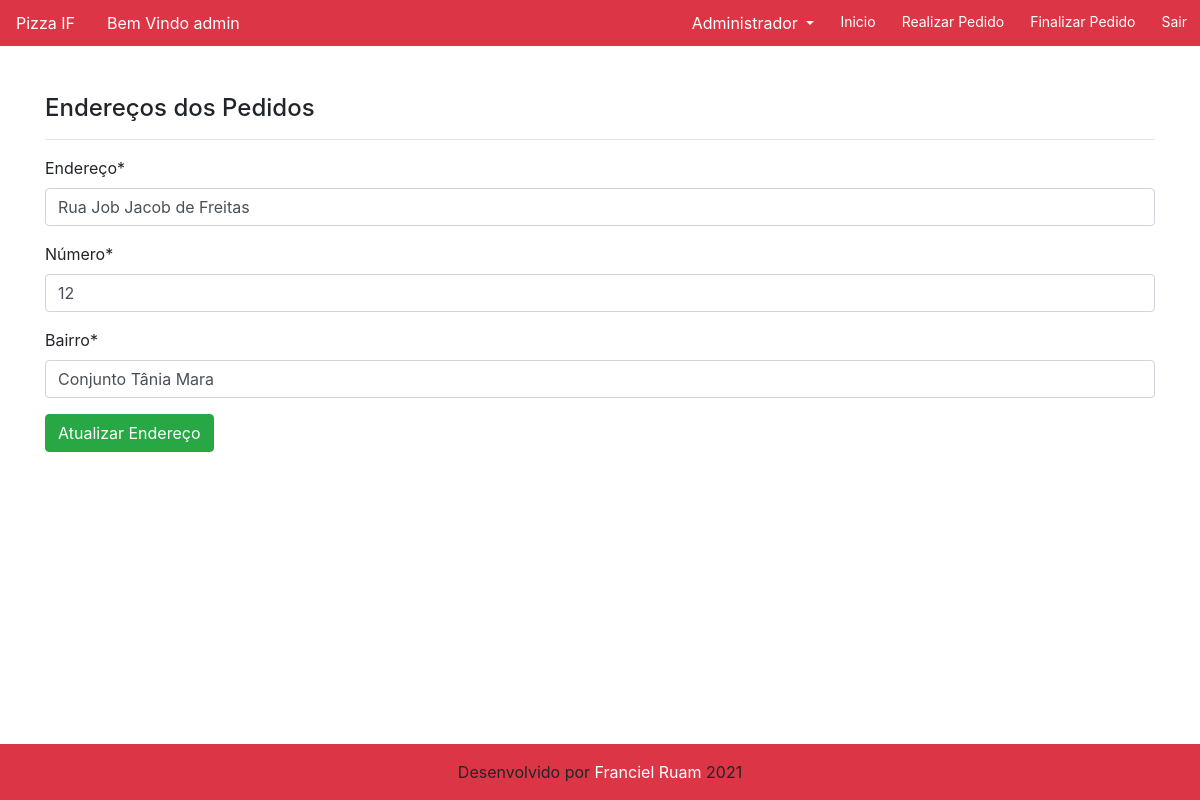
Page /atualizar/pedido/1/ (signed in) on the committed database.
### cadastro/models.py (models this page shows, shortened)
class Pedido(models.Model):
    enderecoRua = models.CharField(max_length=250, verbose_name="Endereço")
    enderecoNum = models.IntegerField(verbose_name="Número")
    enderecoBairro = models.CharField(max_length=50, verbose_name="Bairro")
    cliente = models.ForeignKey(User, on_delete=models.PROTECT)

### cadastro/views.py (the view)
# urls.py: path('atualizar/pedido/<int:pk>/', PedidoUpdate.as_view(), name='atualizar-pedido'),
class PedidoUpdate(LoginRequiredMixin, UpdateView):
    login_url = reverse_lazy('login')
    model = Pedido
    fields = ["enderecoRua", "enderecoNum", "enderecoBairro"]
    template_name = "cadastro/form-pedido.html"
    success_url = reverse_lazy("inicio")
    def get_context_data(self, *args, **kwargs):
        context = super().get_context_data(*args, **kwargs)
        context["titulo"] = "Atualizar Endereço de Entrega"
        context["botao"] = "Atualizar Endereço"
        return context

### cadastro/templates/cadastro/form-pedido.html (shortened to what this page needs)
{% extends 'paginas/modelo.html' %}
{% load static %}
{% load crispy_forms_tags %}
{% block conteudo %}
<h4>Endereços dos Pedidos</h4>
<hr>
<form>
    {{ form|crispy }}
    <button type="submit" class="btn btn-success">Atualizar Endereço</button>
</form>
{% endblock %}

### paginas/templates/paginas/modelo.html (shortened to what this page needs)
{% load static %}
<!doctype html>
<html lang="pt-br" class="h-100">
<head>
    <link href="{% static 'css/bootstrap.min.css' %}" rel="stylesheet">
    <link href="{% static 'css/font-awesome.min.css' %}" rel="stylesheet">
    <link href="{% static 'css/ifpr.css' %}" rel="stylesheet">
    <link rel="stylesheet" type="text/css" href="https://cdn.datatables.net/v/bs4/dt-1.10.22/datatables.min.css" />
</head>
<body class="d-flex flex-column h-100">
    <main role="main" class="flex-shrink-0">
        {% block menu %}
        <div class="bg-danger">
            <nav class="navbar navbar-expand-lg navbar-light corSecudaria">
                <a class="nav-link textBranco" href="{% url 'inicio' %}">Pizza IF</a>
                    {% if request.user.is_authenticated %}
                    <li class="nav-link mr-auto textBranco">Bem Vindo {{user.username}}</li>
                    {% endif %}
                    <ul class="navbar-nav">
                        <li class="nav-item dropdown">
                            <a class="nav-link dropdown-toggle text-white" href="#" id="navbarDropdownMenuLink"
                                data-toggle="dropdown">
                                Administrador
                            </a>
                        </li>
                        <li class="nav-item">
                            <a class="nav-link btn-sm btn-outline-dark" href="{% url 'inicio' %}">
                                Inicio
                            </a>
                        </li>
                        <li class="nav-item">
                            <a class="nav-link btn-sm btn-outline-dark" href="{% url 'adicionar-pizza' %}">
                                Realizar Pedido
                            </a>
                        </li>
                        <li class="nav-item">
                            <a class="nav-link btn-sm btn-outline-dark" href="{% url 'cadastrar-pedido' %}">
                                Finalizar Pedido
                            </a>
                        </li>
                        <li class="nav-item">
                            <a class="nav-link btn-sm btn-outline-dark" href="{% url 'logout' %}">
                                Sair
                            </a>
                        </li>
                    </ul>
                </div>
        {% endblock %}
        <div class="container py-5">
            {% block conteudo %}{% endblock %}
        </div>
    </main>
    <footer class="mt-auto">
        {% block rodape %}
        <div class="container-fluid bg-danger text-center">
            <div class="row">
                <div class="mx-auto">
                    <p class="text-center pt-3">Desenvolvido por
                        <a class="link-branco" href="https://www.linkedin.com/in/franciel-ruam-995644174/">
                            Franciel Ruam
                        </a>2021
                </div>
            </div>
        </div>
        {% endblock %}
    </footer>
</body>
</html>

### static/css/ifpr.css (style rules this page uses)
.link-branco { color: white; }
.navbar { padding: 0 !important; }
.navbar a.nav-link { color: white !important; }
.navbar .nav-item { padding: 3px 5px; }
.textBranco { color: white !important; }

### paginas/templates/paginas/modelo.html (style rules this page uses)
body { background-image: url('/static/img/pizzaHome.jpg'); background-repeat: no-repeat; background-attachment: fixed; background-size: 100% 100%; }

### rows in the picture
Pedido: enderecoRua "Rua Job Jacob de Freitas", enderecoNum "12", enderecoBairro "Conjunto Tânia Mara"

### other values in the picture
{{ user.username }} "admin"
